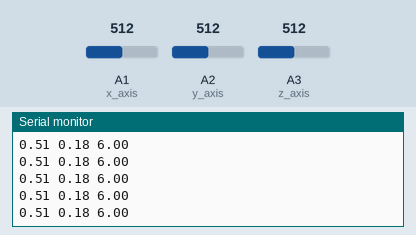
A sketch run on a simulated Arduino MKR. On the bench: the last lines printed to the serial monitor. The test bench sets the inputs (shaded band); at power-on: A1 (x_axis) = 512, A2 (y_axis) = 512, A3 (z_axis) = 512.

Above: at 1.2 s.
1.3 s: A1 (x_axis) set to 716
At 1.37 s:
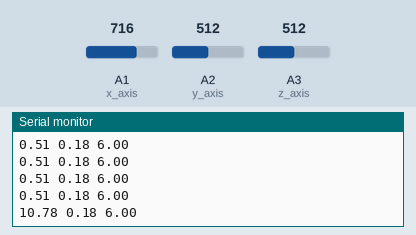
2.8 s: A2 (y_axis) set to 716
At 2.84 s:
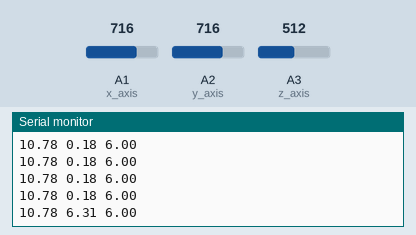
4.3 s: A3 (z_axis) set to 716
At 4.32 s:
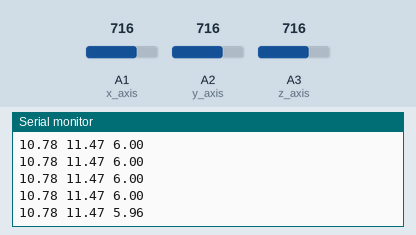
5.8 s: A1 (x_axis) set to 900
At 5.8 s:
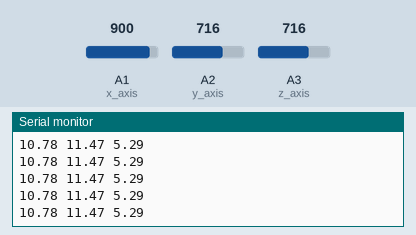
7.3 s: A2 (y_axis) set to 900
At 7.34 s:
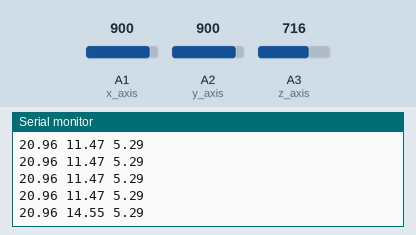
8.8 s: A3 (z_axis) set to 900
At 8.82 s:
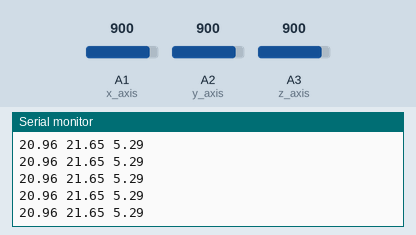
Timing chart, 0 to 11.3 s (numbered marks = the images above; inputs shaded):
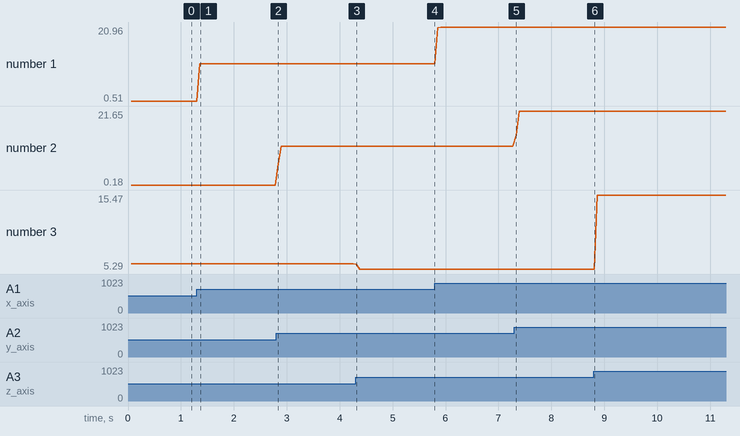

Measured:
- after the input at 1.3 s, the serial monitor: prints a new line after 0.06 s (image 1)
- after the input at 2.8 s, the serial monitor: prints a new line at once (image 2)
- after the input at 4.3 s, the serial monitor: prints a new line at once (image 3)
- after the input at 7.3 s, the serial monitor: prints a new line at once (image 5)
- plotted number 1: 0.51 → 10.78 after the input at 1.3 s, 10.78 → 20.96 after the input at 5.8 s
- plotted number 2: 0.18 → 11.47 after the input at 2.8 s, 11.47 → 21.65 after the input at 7.3 s
- plotted number 3: 6 → 5.29 after the input at 4.3 s, 5.29 → 15.47 after the input at 8.8 s

The sketch:

plotTest.ino
```cpp
#include "plotter.h"

void setup() {
  // put your setup code here, to run once:
  Serial.begin(9600);
}

void loop() {
  // put your main code here, to run repeatedly:

  // //PRINTING ANALOG SERIAL RAW DATA
  // double x_axis_data = analogRead(x_axis);
  // double y_axis_data = analogRead(y_axis);
  // double z_axis_data = analogRead(z_axis);
  // Serial.print(x_axis_data);
  // Serial.print(" ");
  // Serial.print(y_axis_data);
  // Serial.print(" ");
  // Serial.println(z_axis_data);
  // delay(1000);

  //FFT SAMPLING
  double real_x_axis[sample_n]{};
  double imag_x_axis[sample_n]{};
  double real_y_axis[sample_n]{};
  double imag_y_axis[sample_n]{};
  double real_z_axis[sample_n]{};
  double imag_z_axis[sample_n]{};

  //ACCEL SAMPLING
  double xAccel[sample_n] {};
  double yAccel[sample_n] {};
  double zAccel[sample_n] {};

  //SAMPLE RAW DATA
  for (int i = 0; i < sample_n; i++) {
    real_x_axis[i] = analogRead(x_axis);
    real_y_axis[i] = analogRead(y_axis);
    real_z_axis[i] = analogRead(z_axis);
    delayMicroseconds(1000 / sample_rate);
  }

  //SAMPLE ACCEL DATA
  for (int i = 0; i < sample_n; i++) {
    xAccel[i] = (real_x_axis[i] * vRef / (adc_resolution - 1) - x_zero);
    yAccel[i] = (real_y_axis[i] * vRef / (adc_resolution - 1) - y_zero);
    zAccel[i] = (real_z_axis[i] * vRef / (adc_resolution - 1) - z_zero);
  }

  // //PRINTING MAX ACCEL VALS
  // Serial.print(findMax(xAccel));
  // Serial.print(" ");
  // Serial.print(findMax(yAccel));
  // Serial.print(" ");
  // Serial.println(findMax(zAccel));

  //DEMEAN FOR FFT NOT SURE IF I STILL NEED THIS (WAS TO GET RID OF PEAK AT 0HZ WHEN I WAS USING RAW DATA)
  // deMean(real_x_axis);
  // deMean(real_y_axis);
  // deMean(real_z_axis);

  //COMPUTE FFT
  arduinoFFT xFFT(xAccel, imag_x_axis, sample_n, sample_rate);
  arduinoFFT yFFT(yAccel, imag_y_axis, sample_n, sample_rate);
  arduinoFFT zFFT(zAccel, imag_z_axis, sample_n, sample_rate);

  xFFT.Windowing(window_type, FFT_dir);
  yFFT.Windowing(window_type, FFT_dir);
  zFFT.Windowing(window_type, FFT_dir);

  xFFT.Compute(FFT_dir);
  yFFT.Compute(FFT_dir);
  zFFT.Compute(FFT_dir);

  xFFT.ComplexToMagnitude();
  yFFT.ComplexToMagnitude();
  zFFT.ComplexToMagnitude();

  //PRINTING MAX FFTS VALS
  Serial.print(findMax(xAccel));
  Serial.print(" ");
  Serial.print(findMax(yAccel));
  Serial.print(" ");
  Serial.println(findMax(zAccel));


  // Serial.println("break-------------------");
  // for (int i = 0; i < sample_n; i++) {
  //   Serial.print(real_x_axis[i]);
  //   Serial.print(" ");
  //   Serial.print(real_y_axis[i]);
  //   Serial.print(" ");
  //   Serial.println(real_z_axis[i]);
  //   delay(100);
  // }
}
```

plotHandle.cpp
```cpp
#include "plotter.h"

void deMean(double *axis_data) {
  double total = 0;
  for (int i = 0; i < sample_n; i++) {
    total += axis_data[i];
  }
  total /= sample_n;
  for (int i = 0; i < sample_n; i++) {
    axis_data[i] -= total;
  }
}

double findMax(double arr[]) {
  return *std::max_element(arr, arr+sample_n);
}
```

plotter.h
```cpp
#ifndef PLOTTER_H
#define PLOTTER_H

#include "Arduino.h"
#include <MKRWAN.h>
#include <arduinoFFT.h>
#include <LoRa.h>
#include <stdio.h>
#include <algorithm>

//Accelerometer Values
const int x_axis = A1;
const int y_axis = A2;
const int z_axis = A3;
const int adc_resolution = 4096; //12 BITS
const double vRef = 3.3; //3.3V reference / supply
const double sensitivity = 0.33; //330 mV/g at 3.3V
const double x_zero = 0.42;
const double y_zero = 0.41;
const double z_zero = 0.50;

//FFT Values
const uint16_t sample_n = 128; //MUST BE EXP 2
const int sample_rate = 200;
//Definine window type and direction for FFT
#define window_type FFT_WIN_TYP_HAMMING
#define FFT_dir FFT_FORWARD

//Sensor.cpp
int readAxis(int axis);
void printAxis(char label, int axis);

//plotHandle
void deMean(double *axis_data);
double findMax(double arr[]);

#endif
```
